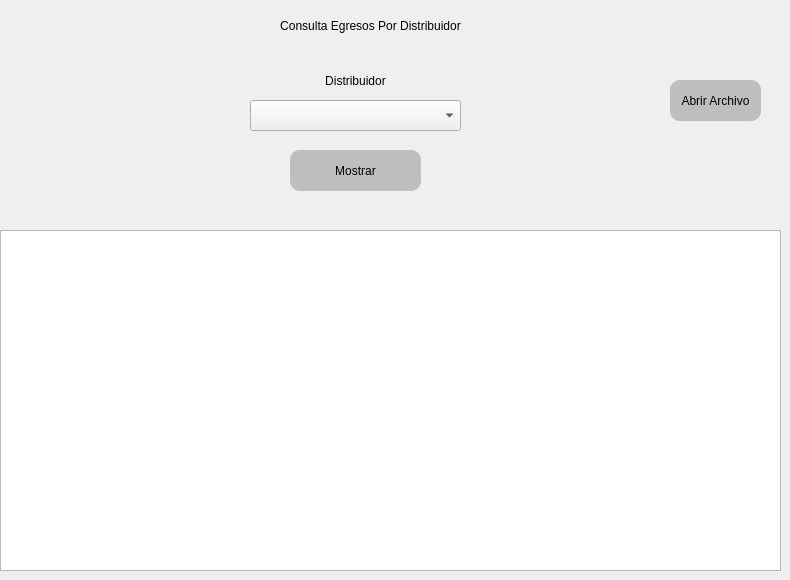
          <widget class="QWidget" name="page_reporte_distribuidor">
           <widget class="QLabel" name="label_26">
            <property name="geometry">
             <rect>
              <x>0</x>
              <y>0</y>
              <width>741</width>
              <height>51</height>
             </rect>
            </property>
            <property name="styleSheet">
             <string notr="true">font: 75 18pt &quot;MS Shell Dlg 2&quot;;</string>
            </property>
            <property name="text">
             <string>Consulta Egresos Por Distribuidor</string>
            </property>
            <property name="alignment">
             <set>Qt::AlignCenter</set>
            </property>
           </widget>
           <widget class="QLabel" name="label_31">
            <property name="geometry">
             <rect>
              <x>290</x>
              <y>70</y>
              <width>131</width>
              <height>21</height>
             </rect>
            </property>
            <property name="styleSheet">
             <string notr="true">font: 75 12pt &quot;MS Shell Dlg 2&quot;;</string>
            </property>
            <property name="text">
             <string>Distribuidor</string>
            </property>
            <property name="alignment">
             <set>Qt::AlignCenter</set>
            </property>
           </widget>
           <widget class="QComboBox" name="comboBox_egresos_distribuidor">
            <property name="geometry">
             <rect>
              <x>250</x>
              <y>100</y>
              <width>211</width>
              <height>31</height>
             </rect>
            </property>
            <item>
             <property name="text">
              <string/>
             </property>
            </item>
           </widget>
           <widget class="QListView" name="lista_consulta_egresos_distrib">
            <property name="geometry">
             <rect>
              <x>0</x>
              <y>230</y>
              <width>781</width>
              <height>341</height>
             </rect>
            </property>
            <property name="editTriggers">
             <set>QAbstractItemView::NoEditTriggers</set>
            </property>
           </widget>
           <widget class="QPushButton" name="btn_mostrar_egresos_distrib">
            <property name="geometry">
             <rect>
              <x>290</x>
              <y>150</y>
              <width>131</width>
              <height>41</height>
             </rect>
            </property>
            <property name="styleSheet">
             <string notr="true">QPushButton{
	
	border-radius:10px;
	background-color: rgb(190, 190, 190);
	font: 75 10pt &quot;MS Shell Dlg 2&quot;;

}

QPushButton:hover {      
	color: rgb(0, 170, 255);
	background-color: rgb(0, 0, 0);
    font: 75 10pt &quot;MS Shell Dlg 2&quot;;    
}</string>
            </property>
            <property name="text">
             <string>Mostrar</string>
            </property>
           </widget>
           <widget class="QPushButton" name="btn_archivo_distrib">
            <property name="geometry">
             <rect>
              <x>670</x>
              <y>80</y>
              <width>91</width>
              <height>41</height>
             </rect>
            </property>
            <property name="styleSheet">
             <string notr="true">QPushButton{
	
	border-radius:10px;
	background-color: rgb(190, 190, 190);
	font: 75 10pt &quot;MS Shell Dlg 2&quot;;

}

QPushButton:hover {      
	color: rgb(0, 170, 255);
	background-color: rgb(0, 0, 0);
    font: 75 10pt &quot;MS Shell Dlg 2&quot;;    
}</string>
            </property>
            <property name="text">
             <string>Abrir Archivo</string>
            </property>
           </widget>
          </widget>
